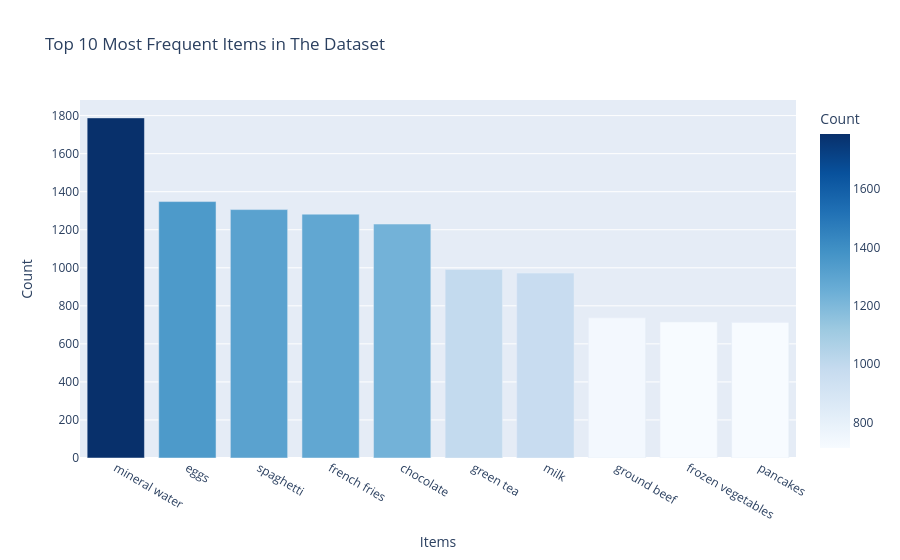

This figure's notebook cell:
### Code cell
# Select the top 10 most frequent items
top10 = freq.head(10)
# Create a bar chart
fig = px.bar(top10, # DataFrame with top 10 items
             x='Items', 
             y='Count', 
             title='Top 10 Most Frequent Items in The Dataset',
             color='Count', # Bar color intensity based on count
             color_continuous_scale='Blues')

# Sort x-axis categories by total count in descending order
fig.update_layout(xaxis={'categoryorder':'total descending'})
fig.show()

### Figure 1 — Plotly figure (JSON) as saved in the notebook; plotly's stock layout.template omitted (floating-point values rounded to 4 significant figures)
{"data": [{"hovertemplate": "Items=%{x}<br>Count=%{marker.color}<extra></extra>", "legendgroup": "", "marker": {"color": [1788, 1348, 1306, 1282, 1230, 991, 972, 737, 715, 713], "coloraxis": "coloraxis", "pattern": {"shape": ""}}, "name": "", "orientation": "v", "showlegend": false, "textposition": "auto", "type": "bar", "x": ["mineral water", "eggs", "spaghetti", "french fries", "chocolate", "green tea", "milk", "ground beef", "frozen vegetables", "pancakes"], "xaxis": "x", "y": [1788, 1348, 1306, 1282, 1230, 991, 972, 737, 715, 713], "yaxis": "y"}], "layout": {"barmode": "relative", "coloraxis": {"colorbar": {"title": {"text": "Count"}}, "colorscale": [[0, "rgb(247,251,255)"], [0.125, "rgb(222,235,247)"], [0.25, "rgb(198,219,239)"], [0.375, "rgb(158,202,225)"], [0.5, "rgb(107,174,214)"], [0.625, "rgb(66,146,198)"], [0.75, "rgb(33,113,181)"], [0.875, "rgb(8,81,156)"], [1, "rgb(8,48,107)"]]}, "legend": {"tracegroupgap": 0}, "title": {"text": "Top 10 Most Frequent Items in The Dataset"}, "xaxis": {"anchor": "y", "categoryorder": "total descending", "domain": [0, 1], "title": {"text": "Items"}}, "yaxis": {"anchor": "x", "domain": [0, 1], "title": {"text": "Count"}}}}
